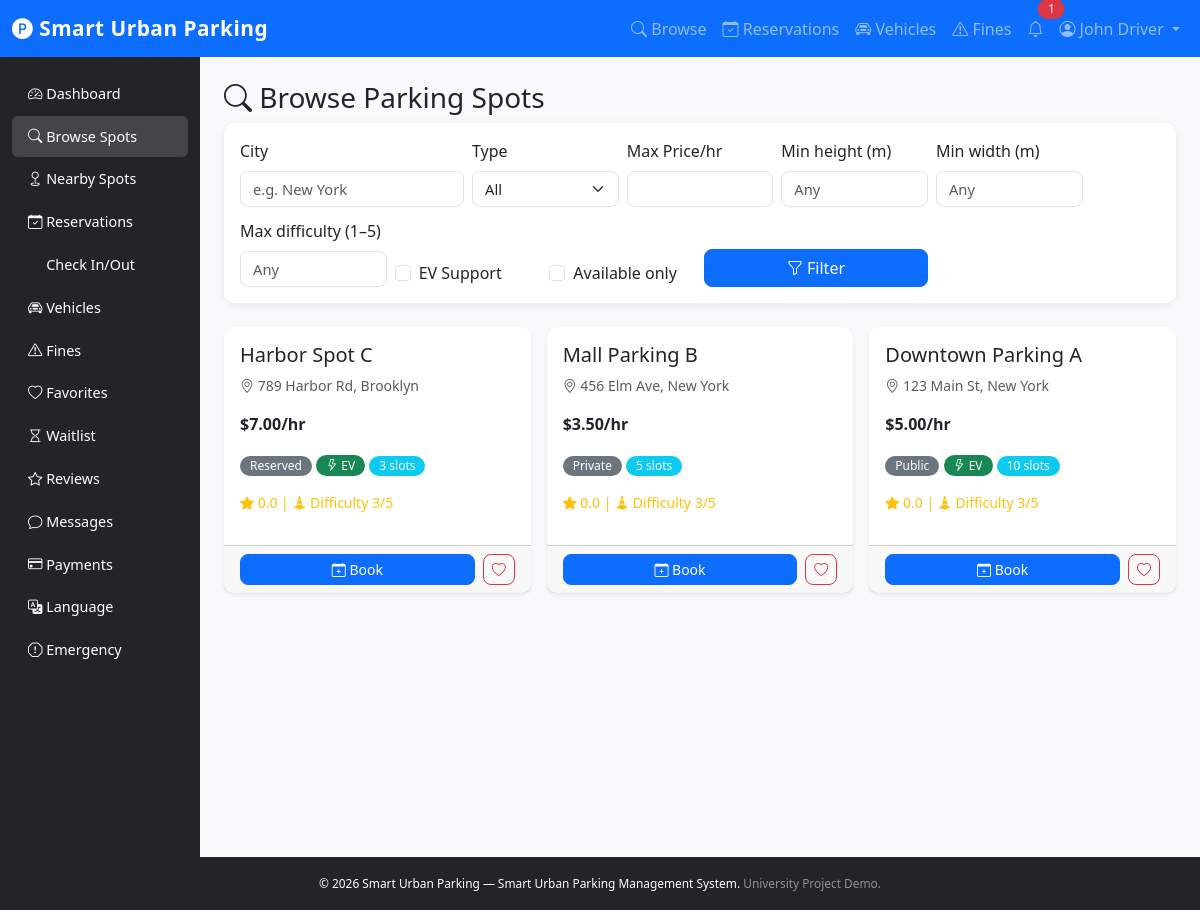
Page /src/public/index.php?page=browse-spots (signed in) on the committed database.
### tables this page shows
CREATE TABLE parking_spots (
    id INT UNSIGNED AUTO_INCREMENT PRIMARY KEY,
    owner_id INT UNSIGNED NOT NULL,
    name VARCHAR(100) NOT NULL,
    address VARCHAR(255) NOT NULL,
    city VARCHAR(100) NOT NULL,
    latitude DECIMAL(10,7) DEFAULT NULL,
    longitude DECIMAL(10,7) DEFAULT NULL,
    type ENUM('public','private','reserved') NOT NULL DEFAULT 'public',
    price_per_hour DECIMAL(8,2) NOT NULL DEFAULT 0.00,
    total_slots INT UNSIGNED NOT NULL DEFAULT 1,
    available_slots INT UNSIGNED NOT NULL DEFAULT 1,
    ev_support TINYINT(1) NOT NULL DEFAULT 0,
    status ENUM('active','inactive','maintenance','locked','owner-use') NOT NULL DEFAULT 'active',
    description TEXT DEFAULT NULL,
    image VARCHAR(255) DEFAULT NULL,
    max_vehicle_height_m DECIMAL(5,2) DEFAULT NULL COMMENT 'Max vehicle height (meters) the spot accepts',
    max_vehicle_width_m DECIMAL(5,2) DEFAULT NULL COMMENT 'Max vehicle width (meters)',
    difficulty_rating TINYINT UNSIGNED NOT NULL DEFAULT 3 COMMENT '1=easy .. 5=tight access',
    created_at DATETIME NOT NULL DEFAULT CURRENT_TIMESTAMP,
    updated_at DATETIME NOT NULL DEFAULT CURRENT_TIMESTAMP ON UPDATE CURRENT_TIMESTAMP,
    FOREIGN KEY (owner_id) REFERENCES users(id) ON DELETE CASCADE
);

### src/views/driver/browse-spots.php (the view, shortened to what the rows shown need)
<?php require_once BASE_PATH . '/views/layouts/header.php'; ?>
<div class="container-fluid">
    <div class="row">
        <div class="col-md-10 p-4">
            <?php if (empty($spots)): ?>
                <div class="alert alert-info">No parking spots found. Try adjusting your filters.</div>
            <?php else: ?>
                <div class="row g-3">
                    <?php foreach ($spots as $spot): ?>
                        <div class="col-md-4">
                            <div class="card h-100 shadow-sm">
                                <div class="card-body">
                                    <h5 class="card-title"><?= htmlspecialchars($spot['name']) ?></h5>
                                    <p class="text-muted small"><i class="bi bi-geo-alt"></i> <?= htmlspecialchars($spot['address']) ?>, <?= htmlspecialchars($spot['city']) ?></p>
                                    <p><strong>$<?= number_format($spot['price_per_hour'], 2) ?>/hr</strong></p>
                                    <p>
                                        <?= status_badge($spot['type']) ?>
                                        <?php if ($spot['ev_support']): ?><span class="badge bg-success"><i class="bi bi-lightning"></i> EV</span><?php endif; ?>
                                        <?php if ($spot['available_slots'] > 0): ?><span class="badge bg-info"><?= $spot['available_slots'] ?> slots</span><?php else: ?><span class="badge bg-danger">Full</span><?php endif; ?>
                                    </p>
                                    <p class="small text-warning"><i class="bi bi-star-fill"></i> <?= number_format($spot['avg_rating'], 1) ?>
                                        <?php if (!empty($spot['difficulty_rating'])): ?> | <i class="bi bi-cone-striped"></i> Difficulty <?= (int)$spot['difficulty_rating'] ?>/5<?php endif; ?>
                                    </p>
                                </div>
                                <div class="card-footer d-flex gap-2">
                                    <?php if ($spot['available_slots'] > 0): ?>
                                        <a href="<?= page_url('book-spot', ['id' => $spot['id']]) ?>" class="btn btn-primary btn-sm flex-fill"><i class="bi bi-calendar-plus"></i> Book</a>
                                    <?php else: ?>
                                        <a href="<?= page_url('waitlist') ?>" class="btn btn-warning btn-sm flex-fill"><i class="bi bi-hourglass"></i> Waitlist</a>
                                    <?php endif; ?>
                                    <a href="<?= page_url('toggle-favorite', ['spot_id' => $spot['id']]) ?>" class="btn btn-outline-danger btn-sm"><i class="bi bi-heart"></i></a>
                                </div>
                            </div>
                        </div>
                    <?php endforeach; ?>
                </div>
            <?php endif; ?>
        </div>
    </div>
</div>
<?php require_once BASE_PATH . '/views/layouts/footer.php'; ?>

### src/helpers/report_helper.php (shortened to what the rows shown need)
<?php
function status_badge(string $status): string
{
    $map = [
        'active'      => 'success',
        'confirmed'   => 'success',
        'completed'   => 'primary',
        'pending'     => 'warning',
        'waiting'     => 'warning',
        'cancelled'   => 'secondary',
        'failed'      => 'danger',
        'unpaid'      => 'danger',
        'paid'        => 'success',
        'appealed'    => 'info',
        'approved'    => 'success',
        'rejected'    => 'danger',
        'suspended'   => 'warning',
        'blacklisted' => 'danger',
        'online'      => 'success',
        'offline'     => 'danger',
        'error'       => 'warning',
        'locked'      => 'danger',
        'inactive'    => 'secondary',
        'maintenance' => 'warning',
        'owner-use'   => 'info',
        'escrow'      => 'info',
        'refunded'    => 'secondary',
        'no_show'     => 'dark',
        'notified'    => 'info',
        'waived'      => 'success',
        'processing'  => 'info',
        'maintenance' => 'warning',
        'inactive'    => 'secondary',
    ];
    $color = $map[$status] ?? 'secondary';
    $safe  = htmlspecialchars(ucfirst($status), ENT_QUOTES, 'UTF-8');
    return "<span class=\"badge bg-{$color}\">{$safe}</span>";
}

### rows in the picture
parking_spots: name "Harbor Spot C", address "789 Harbor Rd", city "Brooklyn", price_per_hour "7.00", type "Reserved", ev_support 1 (drawn), available_slots "3", avg_rating "0.0", difficulty_rating "3"
parking_spots: name "Mall Parking B", address "456 Elm Ave", city "New York", price_per_hour "3.50", type "Private", available_slots "5", avg_rating "0.0", difficulty_rating "3"
parking_spots: name "Downtown Parking A", address "123 Main St", city "New York", price_per_hour "5.00", type "Public", ev_support 1 (drawn), available_slots "10", avg_rating "0.0", difficulty_rating "3"

### other values in the picture
APP_NAME "Smart Urban Parking"
$unread "1"
current_user()['name'] "John Driver"
